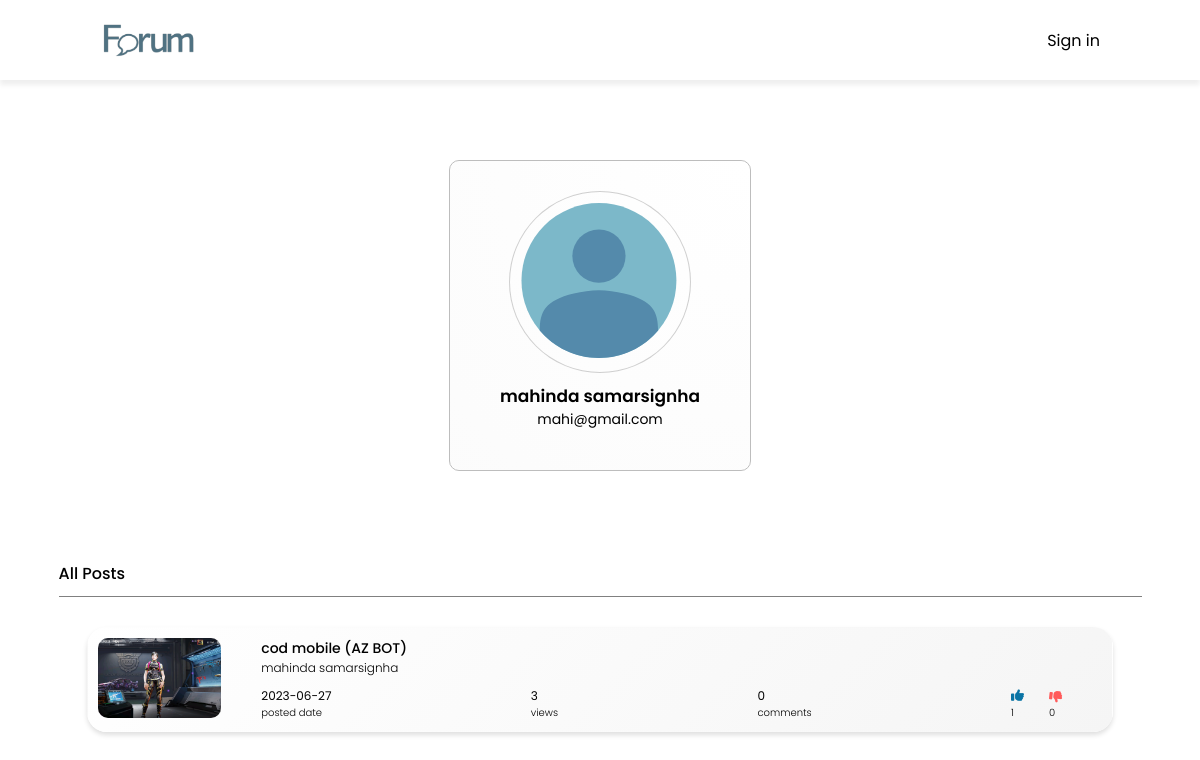
The page /ElakiriClone_new/user-profile.php?email=mahi@gmail.com on the database its author committed.
### tables this page shows
CREATE TABLE IF NOT EXISTS `users` (
  `fname` varchar(35) DEFAULT NULL,
  `lname` varchar(35) DEFAULT NULL,
  `email` varchar(100) NOT NULL,
  `username` varchar(50) DEFAULT NULL,
  `password` varchar(150) DEFAULT NULL,
  `register_date` datetime DEFAULT NULL,
  `verification_code` varchar(50) DEFAULT NULL,
  `blocked` int DEFAULT '0',
  PRIMARY KEY (`email`)
);

CREATE TABLE IF NOT EXISTS `post` (
  `id` int NOT NULL AUTO_INCREMENT,
  `post_title` varchar(200) DEFAULT NULL,
  `user_email` varchar(50) DEFAULT NULL,
  `category_id` int DEFAULT NULL,
  `media` varchar(150) DEFAULT NULL,
  `post_content` text,
  `date` datetime DEFAULT NULL,
  `hidden` int DEFAULT '0',
  `view_id` int DEFAULT '1',
  PRIMARY KEY (`id`),
  KEY `FK_post_users` (`user_email`),
  KEY `FK_post_category` (`category_id`),
  KEY `FK_post_post_view` (`view_id`),
  CONSTRAINT `FK_post_category` FOREIGN KEY (`category_id`) REFERENCES `category` (`id`),
  CONSTRAINT `FK_post_post_view` FOREIGN KEY (`view_id`) REFERENCES `post_view` (`id`),
  CONSTRAINT `FK_post_users` FOREIGN KEY (`user_email`) REFERENCES `users` (`email`)
);

### ElakiriClone_new/connection.php (called while the page is built, shortened)
<?php
class Database
{
    public static $connecrtion;
    public static function setUpConnection()
    {
        if (!isset(Database::$connecrtion)) {
            Database::$connecrtion = new mysqli("localhost", "root", "your_password", "elakiri", "3306");
        }
    }
    public static function search($q)
    {
        $resultset = Database::$connecrtion->query($q);
        return $resultset;
    }
}

### ElakiriClone_new/user-profile.php (the view, shortened to what this page needs)
<?php
require_once("header.php");
$email = $_GET['email'];
$userRs = Database::search("SELECT * FROM `users` WHERE email = '" . $email . "'");
$usNro = $userRs->num_rows;
if ($usNro == 1) {
    $userData = $userRs->fetch_assoc();
}
$d = new DateTime();
$tz = new DateTimezone("Asia/Colombo");
$d->setTimezone($tz);
$ndate = $d->format("Y-m-d H:i:s");
?>
<!DOCTYPE html>
<html lang="en">
<head>
    <link rel="stylesheet" href="http://cdnjs.cloudflare.com/ajax/libs/font-awesome/5.15.4/css/all.min.css" />
    <link rel="stylesheet" href="http://cdnjs.cloudflare.com/ajax/libs/font-awesome/6.4.0/css/all.min.css" />
    <link rel="stylesheet" href="css/user-profile.css">
</head>
<body>
    <div class="user-container">
        <div class="profile-edit-container">
            <div class="profile-card">
                <?php
                $picrs = Database::search("SELECT * FROM `profile_pic` WHERE `email` = '" . $userData["email"] . "' ");
                $picrow = $picrs->num_rows;
                if ($picrow == "1") {
                    $picData = $picrs->fetch_assoc();
                ?>
                    <div class="image-holder" style="background-image: url(./images/profile_pic/<?php echo $picData["image"] ?>);">
                        <input class="top-logo-upload-input" type="file" accept="image/*" name="image" id="top-logo" style="display:none;">
                        <label class="top-logo-label" for="top-logo">
                            <i style="color:  rgba(48, 47, 46, 0.897);" class="fa-solid fa-cloud-arrow-up upload-top-img"></i>
                            <h5 style="color: rgba(48, 47, 46, 0.897);">Upload Profile pic</h5>
                        </label>
                    </div>
                <?php
                } else {
                ?>
                    <div class="image-holder" style="background-image: url(./images/profile_pic/user.svg);">
                    </div>
                    <?php
                }
                    ?>
                <span class="user-name"><?php echo $userData["fname"] . " " . $userData["lname"] ?></span>
                <span class="user-mail"><?php echo $userData["email"] ?></span>
            </div>
        </div>
        <div class="container-header">
            <div class="container-title">All Posts</div>
        </div>
        <div class="member-container">
            <?php
            $frpostrs = Database::search("SELECT * FROM `post` WHERE  `user_email` ='" . $userData["email"] . "' ");
            $frRow = $frpostrs->num_rows;
            if ($frRow > 0) {
                $viewRs =  " AND `view_id` = '1' ";
                for ($f = 1; $f <= $frRow; $f++) {
                    $frpostData = $frpostrs->fetch_assoc();
                    $hidepost = " ";
                    if (isset($_SESSION["user_email"])) {
                        if ($userData["email"] != $_SESSION["user_email"]) {
                            $hidepost = " AND `hidden` = '0' ";
                            if ($frpostData["view_id"] == "2") {
                                $frindRS = Database::search("SELECT * FROM `follow` WHERE  `email` = '" . $_SESSION["user_email"] . "' AND `followed_email` = '" . $frpostData["user_email"] . "'  AND `unfollow` = '0'");
                                $friendData = $frindRS->num_rows;
                                if ($friendData == "1") {
                                    $viewRs = " AND NOT  `view_id` = '3' ";
                                } else {
                                    $viewRs =  " AND `view_id` = '1' ";
                                }
                            } else {
                                $viewRs =  " AND `view_id` = '1' ";
                            }
                        } else {
                            $hidepost = " AND `hidden` = '0' ";
                            $viewRs =  "  ";
                        }
                    } else {
                        $hidepost = " AND `hidden` = '0' ";
                    }
                    $postrs = Database::search("SELECT * FROM `post` WHERE  `id` ='" . $frpostData["id"] . "'  $hidepost  $viewRs  ");
                    $postNrow = $postrs->num_rows;
                    if ($postNrow > 0) {
                        $postdata = $postrs->fetch_assoc();
                        $viewsrs = Database::search("SELECT * FROM `reaction` WHERE `post_id` = '" . $postdata["id"] . "' ");
                        $Vnrow = $viewsrs->num_rows;
                        $file_name = $postdata["media"];
                        $file_extension = pathinfo($file_name, PATHINFO_EXTENSION);
            ?>
                        <div onclick="viewpost('<?php echo $postdata['id'] ?>')" class="post-block">
                            <div class="general-post-model">
                                <div class="post-image-holder">
                                    <?php
                                    if ($file_extension == "mp3") {
                                    ?>
                                        <img src="images/post/audio/Audio_CD.png" alt="" class="post-image">
                                    <?php
                                    } elseif ($file_extension == "mp4") {
                                    ?>
                                        <img src="images/post/video/Video-icon.png" alt="" class="post-image">
                                    <?php
                                    } else {
                                    ?>
                                        <img src="images/post/image/<?php echo $postdata["media"] ?>" alt="" class="post-image">
                                    <?php
                                    }
                                    ?>
                                </div>
                                <?php
                                $postdate1 = new DateTime($postdata["date"]);
                                $postdate2 = new DateTime($ndate);
                                $postdatearray = explode(" ", $postdata["date"]);
                                $postinterval = $postdate1->diff($postdate2);
                                $Tcommentrs = Database::search("SELECT * FROM `comments` WHERE `post_id` = '" . $postdata["id"] . "' ORDER BY `date_time` DESC");
                                $tcnrow = $Tcommentrs->num_rows;
                                $Tlikers = Database::search("SELECT * FROM `reaction` WHERE `post_id` = '" . $postdata["id"] . "' AND `react_id` = '1' ");
                                $Tlikenrow = $Tlikers->num_rows;
                                $Tdislikers = Database::search("SELECT * FROM `reaction` WHERE `post_id` = '" . $postdata["id"] . "' AND `react_id` = '2' ");
                                $Tdislikenrow = $Tdislikers->num_rows;
                                ?>
                                <div class="post-details-container">
                                    <div class="post-main-details">
                                        <div class="post-subject"><?php echo $postdata["post_title"] ?></div>
                                        <div class="post-author"><?php echo $userData["fname"] . " " . $userData["lname"] ?></div>
                                    </div>
                                    <div class="post-sub-details">
                                        <div class="post-created-con">
                                            <div class="post-created-date"><?php if ($postinterval->y > 0) {
                                                                                echo $postdatearray[0];
                                                                            } elseif ($postinterval->m > 0) {
                                                                                echo $postdatearray[0];
                                                                            } elseif ($postinterval->days > 0) {
                                                                                echo $postinterval->days . " " . "days ago";
                                                                            } elseif ($postinterval->h > 0) {
                                                                                echo $postinterval->h . " " . "hours ago";
                                                                            } elseif ($postinterval->i > 0) {
                                                                                echo $postinterval->i . " " . "minutes ago";
                                                                            } elseif ($postinterval->s > 0) {
                                                                                echo $postinterval->s . " " . "seconds ago";
                                                                            } else {
                                                                                echo "just now";
                                                                            } ?></div>
                                            <div class="con-lable">posted date</div>
                                        </div>
                                        <div class="post-views-con">
                                            <div class="post-views"><?php echo $Vnrow ?></div>
                                            <div class="con-lable">views</div>
                                        </div>
                                        <div class="post-com-con">
                                            <div class="post-com-count"><?php echo $tcnrow ?></div>
                                            <div class="con-lable">comments</div>
                                        </div>
                                        <div class="like-dis-con">
                                            <div class="like-con">
                                                <i class="fa-solid fa-thumbs-up"></i>
                                                <div class="like-count"><?php echo $Tlikenrow ?></div>
                                            </div>
                                            <div class="dis-con">
                                                <i class="fa-solid fa-thumbs-down"></i>
                                                <div class="dislike-count"><?php echo $Tdislikenrow ?></div>
                                            </div>
                                        </div>
                                    </div>
                                </div>
                            </div>
                        </div>
                <?php
                    }
                }
            } else {
                ?>
                <div style="text-align: center;" class="">empty</div>
            <?php
            }
            ?>
        </div>
    </div>
</body>
</html>

### ElakiriClone_new/css/common.css (style rules this page uses)
* { margin: 0; padding: 0; box-sizing: border-box; font-family: 'Poppins', sans-serif; }
:root { --margin: 10vh; --footer-height: 8vh; --side-space: 100px; --color-base: #507282; --color-base: #0a74a5; --color-red: #ff5b5b; --btn-blue: #75d8ff; }
body { overflow-x: hidden; }
html { scroll-behavior: smooth; }
i { cursor: pointer; }

### ElakiriClone_new/css/user-profile.css (style rules this page uses)
* { margin: 0; padding: 0; box-sizing: border-box; font-family: 'Poppins', sans-serif; }
:root { --margin: 10vh; --footer-height: 8vh; --side-space: 100px; --color-base: #507282; --color-base: #0a74a5; --color-red: #ff5b5b; --btn-blue: #75d8ff; }
body { overflow-x: hidden; display: flex; flex-direction: column; align-items: center; background-image: radial-gradient(at left top, rgb(255, 255, 255), rgb(255, 255, 255)); }
html { scroll-behavior: smooth; }
.user-container { width: 95%; position: relative; min-height: calc(100vh - var(--margin)); margin-top: var(--margin); display: flex; flex-direction: column; align-items: center; padding-top: var(--margin); padding-bottom: 200px; background-color: rgba(255, 255, 255, 0); background-image: linear-gradient(0deg, rgba(255, 107, 107, 0), rgba(255, 96, 96, 0) 10%); }
.profile-edit-container { width: fit-content; display: flex; justify-content: center; border-radius: 10px; overflow: hidden; background-image: radial-gradient(at right bottom, rgba(255, 255, 255, 0), rgba(219, 219, 219, 0)); background-color: #75d8ff00; box-shadow: 2px 2px 4px rgba(0, 0, 0, 0.342); box-shadow: 2px 2px 4px rgba(0, 0, 0, 0); border: 1px solid rgb(189, 189, 189); transition: height 250ms; position: relative; }
.profile-card { display: flex; flex-direction: column; justify-content: center; align-items: center; gap: 0px; padding: 30px 20px; border-radius: 10px; background-image: radial-gradient(at right top, rgb(255, 255, 255), rgba(209, 209, 209, 0.075)); transition: height 250ms; width: max-content; min-width: 300px; }
.image-holder { width: 70%; max-width: 200px; aspect-ratio: 1/1; border-radius: 50%; margin-bottom: 10px; display: flex; align-items: center; justify-content: center; border: 1px solid rgba(128, 128, 128, 0.37); background-repeat: no-repeat; background-position: center; background-size: cover; background-color: #e7cceb00; }
.user-name { font-size: 17px; font-weight: 600; pointer-events: none; }
.user-mail { font-size: 14px; font-weight: 400; pointer-events: none; margin-bottom: 10px; }
.container-header { width: 95%; display: flex; justify-content: space-between; align-items: flex-end; gap: 20px; padding: 10px 0px; border-bottom: 1px solid grey; flex-wrap: wrap; margin-top: 80px; }
.container-title { font-weight: 500; }
.member-container { margin-top: 30px; width: 90%; display: flex; flex-direction: column; gap: 15px; }
.post-block { display: flex; gap: 20px; }
.general-post-model { width: 100%; padding: 10px 10px; border-radius: 20px; box-shadow: 0px 3px 5px rgba(0, 0, 0, 0.13); min-height: 100px; height: fit-content; background-image: linear-gradient(-45deg, rgb(245, 245, 245), rgb(255, 255, 255)); display: flex; align-items: center; cursor: pointer; transition: 250ms; border: 1px solid rgba(128, 128, 128, 0); }
.post-image-holder { height: 80px; border-radius: 10px; overflow: hidden; min-width: 80px; align-self: flex-start; background-color: rgb(226, 226, 226); }
.post-image-holder img { width: 100%; height: 100%; object-fit: cover; }
.post-details-container { width: 100%; padding: 0px 40px; }
.post-main-details { margin-bottom: 10px; }
.post-subject { font-size: 14px; font-weight: 500; }
.post-author { font-size: 12px; font-weight: 300; }
.post-sub-details { width: 100%; gap: 30px; font-size: 12px; display: flex; justify-content: space-between; flex-wrap: wrap; position: relative; }
.like-count, .dislike-count, .con-lable { font-weight: 300; font-size: 10px; }
.like-dis-con { display: flex; gap: 25px; }
.like-dis-con i { color: var(--color-base); font-size: 13px; transition: 250ms; padding-bottom: 2px; }
.dis-con i { color: var(--color-red); transform: translateY(10%) rotate(6deg); }

### rows shown on the page
users: fname "mahinda", lname "samarsignha", email "mahi@gmail.com"
post: media (picture), post_title "cod mobile (AZ BOT)", date "2023-06-27", view "1"

### other values the page prints
$Vnrow "3"
$tcnrow "0"
$Tdislikenrow "0"
